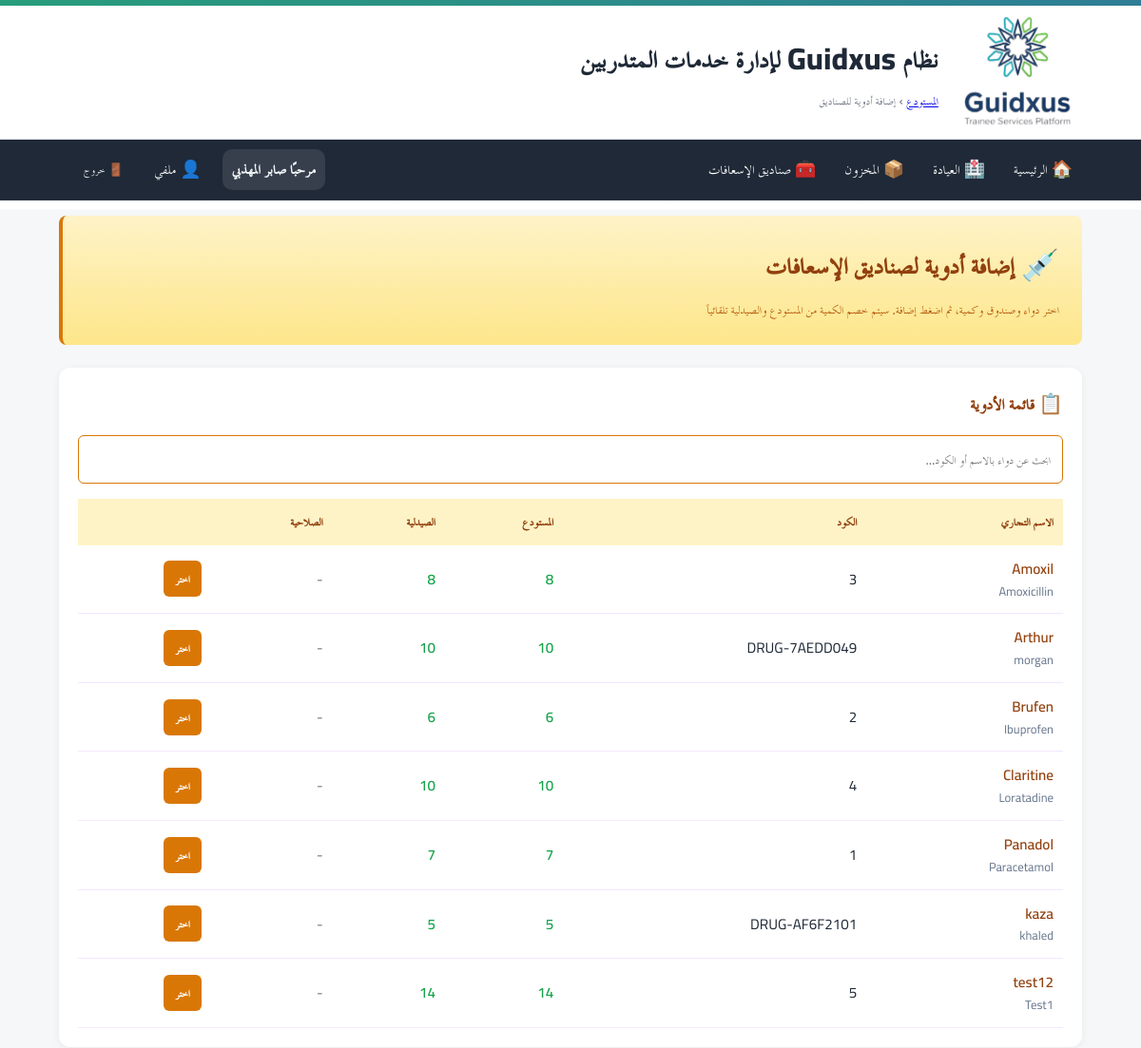
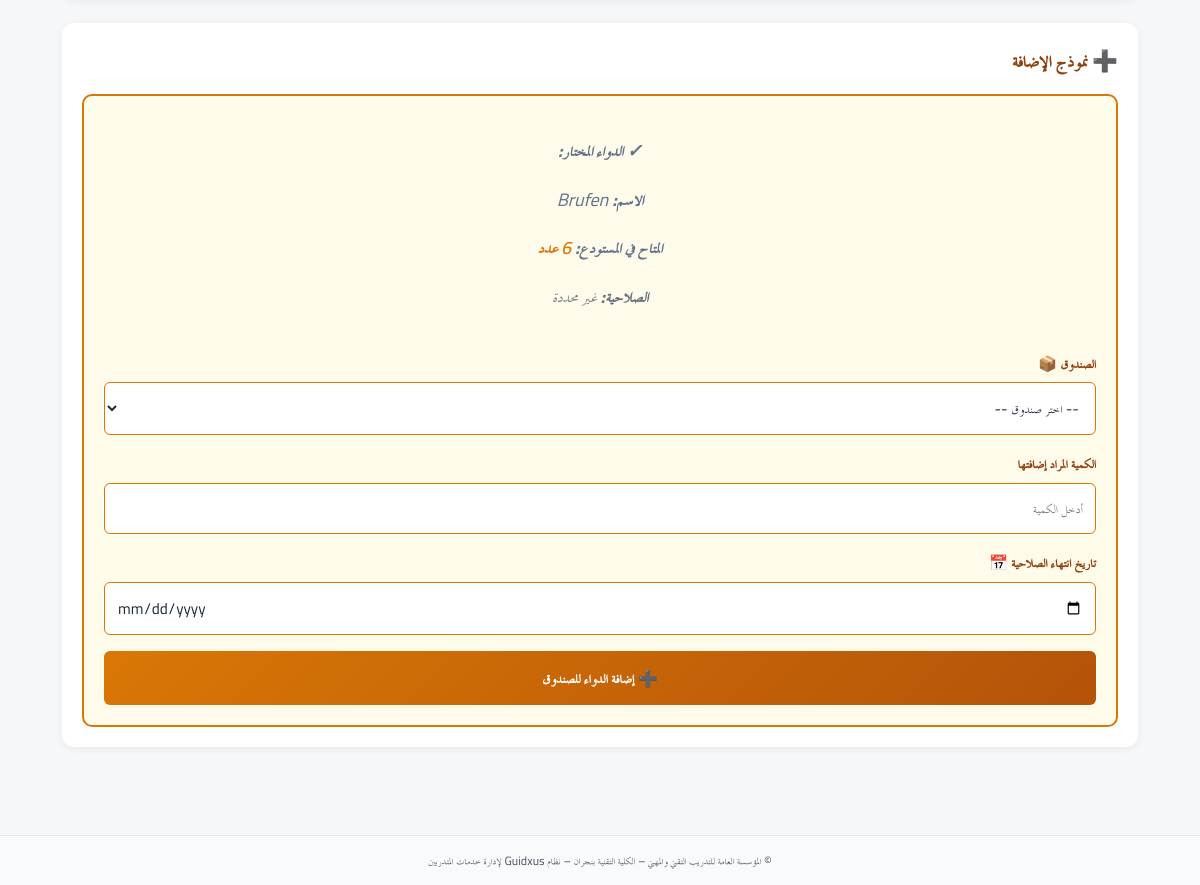
Screenshot of /inventory/supply-to-boxes?drug_id=1&drug_name=Brufen (signed in) with the database file from the repository (2 pictures, top to bottom).
### app/models.py (models this page shows)
class User(Base):
    __tablename__ = "users"
    id = Column(Integer, primary_key=True, autoincrement=True)
    full_name = Column(String(255), nullable=False)
    username = Column(String(100), unique=True, nullable=False, index=True)
    password_hash = Column(String(255), nullable=False)
    is_admin = Column(Boolean, default=False, nullable=False)   # سوبر أدمن (صلاحيات كاملة)
    is_college_admin = Column(Boolean, default=False, nullable=False)  # أدمن كلية (صلاحيات في نطاق كلية واحدة)
    college_admin_college = Column(String(255), nullable=True)  # الكلية التي يديرها أدمن الكلية
    is_hod = Column(Boolean, default=False, nullable=False)      # رئيس قسم؟
    is_doc = Column(Boolean, default=False, nullable=False)      # 👈 طبيب الكلية (جديد)
    hod_college = Column(String(255), nullable=True)             # كلية رئيس القسم (إن وُجد)
    is_active = Column(Boolean, default=True, nullable=False)
    must_change_password = Column(Boolean, default=True, nullable=False)  # يجب تغيير كلمة المرور عند أول دخول
    created_at = Column(DateTime, server_default=func.now(), nullable=False)
    updated_at = Column(DateTime, onupdate=func.now())
    headed_departments = relationship(
        "Department",
        back_populates="head_user",
        foreign_keys="Department.head_user_id",
        lazy="selectin",
    )

### tables this page shows
CREATE TABLE drugs (
            id INTEGER PRIMARY KEY AUTOINCREMENT,
            drug_code TEXT UNIQUE NOT NULL,
            trade_name TEXT NOT NULL,
            generic_name TEXT,
            strength TEXT,
            form TEXT,
            unit TEXT,
            reorder_level INTEGER DEFAULT 0,
            is_active BOOLEAN DEFAULT 1,
            created_at TIMESTAMP DEFAULT CURRENT_TIMESTAMP
        , manufacturer TEXT, created_by INTEGER, updated_by INTEGER, updated_at TIMESTAMP);

### app/routers/inventory.py (the view)
@router.get("/supply-to-boxes")
def supply_to_boxes_page(
    request: Request,
    msg: str = Query(default=None),
    drug_id: int = Query(default=None),
    drug_name: str = Query(default=None),
    user=Depends(require_doc),
    db: Session = Depends(get_db)
):
    drugs_data = db.execute(text('''
        SELECT
            d.id,
            d.drug_code,
            d.trade_name,
            d.generic_name,
            d.strength,
            d.form,
            d.unit,
            ws.balance_qty as warehouse_qty,
            ps.balance_qty as pharmacy_qty,
            MAX(fi.expiry_date) as expiry_date
        FROM drugs d
        LEFT JOIN warehouse_stock ws ON d.id = ws.drug_id
        LEFT JOIN pharmacy_stock ps ON d.id = ps.drug_id
        LEFT JOIN first_aid_box_items fi ON d.id = CAST(fi.drug_code AS INTEGER)
        GROUP BY d.id, d.drug_code, d.trade_name, d.generic_name, d.strength, d.form, d.unit
        ORDER BY d.trade_name
    ''')).fetchall()
    drugs = [
        {
            'id': row[0],
            'drug_code': row[1],
            'trade_name': row[2],
            'generic_name': row[3],
            'strength': row[4],
            'form': row[5],
            'unit': row[6],
            'warehouse_qty': row[7] or 0,
            'pharmacy_qty': row[8] or 0,
            'expiry_date': str(row[9]) if row[9] else None,
        }
        for row in drugs_data
    ]
    boxes = db.query(FirstAidBox).all()
    from datetime import date
    today = str(date.today())
    return templates.TemplateResponse("inventory/supply_to_boxes.html", {
        "request": request,
        "drugs": drugs,
        "boxes": boxes,
        "msg": msg,
        "preselected_drug_id": drug_id,
        "preselected_drug_name": drug_name,
        "today": today
    })

### app/templates/inventory/supply_to_boxes.html (shortened to what this page needs)
{% extends "base.html" %}
{% block breadcrumb %}
  <a href="/inventory/">المستودع</a> › <span>إضافة أدوية للصناديق</span>
{% endblock %}
{% block content %}
<div class="page-header">
  <h1 class="page-title">💉 إضافة أدوية لصناديق الإسعافات</h1>
  <p class="page-subtitle">اختر دواء وصندوق وكمية، ثم اضغط إضافة. سيتم خصم الكمية من المستودع والصيدلية تلقائياً</p>
</div>
<div class="main-content">
  <div class="section">
    <h2 class="section-title">📋 قائمة الأدوية</h2>
    <div class="search-bar">
      <input
        type="text"
        id="drugSearch"
        placeholder="ابحث عن دواء بالاسم أو الكود..."
      >
    </div>
    <div class="table-container">
      <table class="drugs-table">
        <thead>
          <tr>
            <th>الاسم التجاري</th>
            <th>الكود</th>
            <th>المستودع</th>
            <th>الصيدلية</th>
            <th>الصلاحية</th>
            <th></th>
          </tr>
        </thead>
        <tbody id="drugsTableBody">
          {% if drugs %}
            {% for drug in drugs %}
            <tr class="drug-row" data-drug-id="{{ drug.id }}">
              <td>
                <span class="drug-name">{{ drug.trade_name }}</span>
                {% if drug.generic_name %}
                  <div style="font-size: 0.8rem; color: #64748b;">{{ drug.generic_name }}</div>
                {% endif %}
              </td>
              <td>{{ drug.drug_code }}</td>
              <td>
                <span class="{% if drug.warehouse_qty < 5 %}qty-low{% else %}qty-normal{% endif %}">
                  {{ drug.warehouse_qty }}
                </span>
              </td>
              <td>
                <span class="{% if drug.pharmacy_qty < 5 %}qty-low{% else %}qty-normal{% endif %}">
                  {{ drug.pharmacy_qty }}
                </span>
              </td>
              <td>
                {% if drug.expiry_date %}
                  {% if drug.expiry_date < today %}
                    <span style="color: #dc2626; font-weight: 600;">⚠️ {{ drug.expiry_date }}</span>
                  {% else %}
                    <span style="color: #059669;">✅ {{ drug.expiry_date }}</span>
                  {% endif %}
                {% else %}
                  <span style="color: #6b7280;">-</span>
                {% endif %}
              </td>
              <td>
                <button
                  class="select-drug-btn"
                  onclick="selectDrug({{ drug.id }}, '{{ drug.trade_name }}', {{ drug.warehouse_qty }}, '{{ drug.unit }}', '{{ drug.expiry_date or '' }}')"
                >
                  اختر
                </button>
              </td>
            </tr>
            {% endfor %}
          {% else %}
            <tr>
              <td colspan="6" class="no-drug-message">لا توجد أدوية في النظام</td>
            </tr>
          {% endif %}
        </tbody>
      </table>
    </div>
  </div>
  <div class="section">
    <h2 class="section-title">➕ نموذج الإضافة</h2>
    <form class="action-form" onsubmit="submitAdd(event)">
      <div id="selectedDrugInfo" class="no-drug-message">اختر دواء من القائمة بجانبك</div>
      <div class="form-group">
        <label for="boxSelect">الصندوق 📦</label>
        <select id="boxSelect" name="box_id" required>
          <option value="">-- اختر صندوق --</option>
        </select>
      </div>
      <div class="form-group">
        <label for="quantityInput">الكمية المراد إضافتها</label>
        <input
          type="number"
          id="quantityInput"
          name="quantity"
          min="1"
          placeholder="أدخل الكمية"
          required
        >
      </div>
      <div class="form-group">
        <label for="expiryDateInput">تاريخ انتهاء الصلاحية 📅</label>
        <input
          type="date"
          id="expiryDateInput"
          name="expiry_date"
          placeholder="اختر التاريخ"
        >
      </div>
      <button type="submit" class="add-btn" id="addBtn" disabled>
        ➕ إضافة الدواء للصندوق
      </button>
    </form>
  </div>
</div>
{% endblock %}

### app/templates/base.html (shortened to what this page needs)
<!doctype html>
<html lang="ar" dir="rtl">
<head>
  <link rel="stylesheet" href="/static/css/app.css">
  <link rel="stylesheet" href="/static/css/custom.css">
</head>
<body>
  <header class="site-header">
    <div class="topband"></div>
    <div class="header-inner">
      {% if ui_logo_url %}
        <img src="{{ ui_logo_url }}" alt="{{ app_name or 'Logo' }}" class="logo">
      {% else %}
        <img src="/static/images/favicon.ico" alt="{{ app_name or 'Logo' }}" class="logo">
      {% endif %}
      <div class="titles">
        <h1 class="site-title">نظام Guidxus لإدارة خدمات المتدربين</h1>
        <div class="breadcrumb">{% block breadcrumb %}{% endblock %}</div>
      </div>
    </div>
  </header>
  <nav class="main-nav">
    <div class="nav-inner">
      <a href="/">🏠 الرئيسية</a>
      {% set cu = request.session.get('user') %}
      {% set display_name = (cu.get('full_name') if cu and cu.get('full_name') else (cu.get('username') if cu and cu.get('username') else 'مستخدم')) %}
      {% if cu %}
        {% if cu.get('is_doc') %}
          <a href="/clinic/">🏥 العيادة</a>
          <a href="/inventory/">📦 المخزون</a>
          <a href="/first-aid/">🧰 صناديق الإسعافات</a>
        {% endif %}
        <div class="navbar-right">
          <span class="greeting">مرحبًا {{ display_name }}</span>
          <a href="/profile/" class="btn-link" title="ملفي الشخصي">👤 ملفي</a>
          <form method="post" action="/auth/logout" style="margin:0;">
            <button class="btn-link btn-logout" title="تسجيل الخروج">🚪 خروج</button>
          </form>
        </div>
      {% else %}
        <div class="nav-spacer"></div>
        <a href="/auth/login">🔐 تسجيل الدخول</a>
      {% endif %}
    </div>
  </nav>
  <main class="container">
    {% block content %}{% endblock %}
  </main>
  <footer class="site-footer">
    <div class="container">
      <small>
        {{ ui_footer or "© المؤسسة العامة للتدريب التقني والمهني – الكلية التقنية بنجران – نظام Guidxus لإدارة خدمات المتدربين" }}
      </small>
    </div>
  </footer>
</body>
</html>

### app/static/css/app.css (style rules this page uses)
:root { --tvtc-green-1:#7EC6A4; --tvtc-green-2:#289D7B; --tvtc-blue-1:#6BB6C8; --tvtc-blue-2:#2F7E96; --tvtc-gray-1:#F5F7F8; --tvtc-gray-2:#E5E7EA; --tvtc-gray-3:#6B7280; --tvtc-black:#1F2937; --tvtc-ivory:#FAFAF7; }
* { box-sizing:border-box; font-family:"Cairo","TraditionalArabicCustom","MajallaCustom","Noto Kufi Arabic","Segoe UI",Arial,sans-serif; }
body { margin:0; background:linear-gradient(180deg,var(--tvtc-ivory),#fff 220px,var(--tvtc-gray-1) 221px); color:var(--tvtc-black); font-size:18px; line-height:1.7; }
.container { max-width:1100px; margin-inline:auto; padding:16px; }
.site-header { background:#fff; border-bottom:1px solid var(--tvtc-gray-2); }
.header-inner { display:flex; align-items:center; gap:16px; padding-block:12px; }
.logo { height:56px; width:auto; filter: drop-shadow(0 1px 0 rgba(0,0,0,.05)); }
.site-title { margin:0; color:var(--tvtc-blue-2); font-weight:700; letter-spacing:.3px; }
.breadcrumb { color:var(--tvtc-gray-3); font-size:.9rem; }
.topband { height:6px; background:linear-gradient(90deg,var(--tvtc-green-2),var(--tvtc-blue-2)); }
.site-footer { margin-top:40px; background:#fff; border-top:1px solid var(--tvtc-gray-2); padding:16px; color:var(--tvtc-gray-3); text-align:center; }
.main-nav { background: #1f2937; color: #fff; border-bottom: 1px solid rgba(255,255,255,.06); }
.main-nav .nav-inner { display: flex; gap: 10px; align-items: center; padding: 10px 12px; max-width: 1100px; margin: 0 auto; }
.main-nav a { color:#fff; text-decoration:none; padding:6px 10px; border-radius:8px; }
.main-nav form { margin-inline-start: auto; }
.btn-link { background: transparent; color: #fff; border: 0; cursor: pointer; padding: 6px 10px; border-radius: 8px; }

### app/static/css/custom.css (style rules this page uses)
.nav-inner a { display: inline-flex; align-items: center; gap: 6px; color: #fff; text-decoration: none; padding: 6px 10px; border-radius: 8px; }
.nav-inner .btn-link { display: inline-flex; align-items: center; gap: 6px; background: transparent; color: #fff; border: 0; cursor: pointer; padding: 6px 10px; border-radius: 8px; }
.navbar-right { display: flex; align-items: center; gap: 12px; }
.greeting { font-weight: 700; color: #f0f5f6; background: rgba(255, 255, 255, 0.10); padding: 6px 10px; border-radius: 10px; }
.btn-logout { margin-left: 40px; }
.btn-logout { margin-left: 16px; }
.site-footer { background: #f9fafb; padding: 12px 0; text-align: center; font-size: .9rem; color: #4b5563; }

### app/templates/base.html (style rules this page uses)
:root { --container: 1100px; }
.container { max-width: var(--container); margin: 0 auto; padding: 0 12px; }
.site-header .header-inner { display: flex; align-items: center; gap: 25px; padding: 10px 10px; width: 100%; }
.site-header .logo { height: 120px; width: auto; margin-right: 60px; background: transparent; }
.site-header .site-title { margin: 0; font-weight: 800; font-size: 2rem; color: #1f2937; }
.main-nav { background: #1f2937; color: #fff; border-bottom: 1px solid rgba(255,255,255,.06); }
.main-nav .nav-inner { display: flex; gap: 10px; align-items: center; padding: 10px 12px; max-width: var(--container); margin: 0 auto; }
.main-nav a { color:#fff; text-decoration:none; padding:6px 10px; border-radius:8px; }
.btn-link { background: transparent; color: #fff; border: 0; cursor: pointer; padding: 6px 10px; border-radius: 8px; }
main.container { padding-top: 16px; padding-bottom: 24px; }
.breadcrumb { color:#6b7280; font-size:.92rem; margin-top:4px; font-weight: normal; }
.site-footer { background:#f9fafb; padding:12px 0; text-align:center; font-size:.9rem; color:#4b5563; }

### rows the page displays
User: full_name "صابر المهذبي"
drugs: trade_name "Amoxil", generic_name "Amoxicillin", drug_code "3", warehouse_qty "8", pharmacy_qty "8"
drugs: trade_name "Arthur", generic_name "morgan", drug_code "DRUG-7AEDD049", warehouse_qty "10", pharmacy_qty "10"
drugs: trade_name "Brufen", generic_name "Ibuprofen", drug_code "2", warehouse_qty "6", pharmacy_qty "6"
drugs: trade_name "Claritine", generic_name "Loratadine", drug_code "4", warehouse_qty "10", pharmacy_qty "10"
drugs: trade_name "Panadol", generic_name "Paracetamol", drug_code "1", warehouse_qty "7", pharmacy_qty "7"
drugs: trade_name "kaza", generic_name "khaled", drug_code "DRUG-AF6F2101", warehouse_qty "5", pharmacy_qty "5"
drugs: trade_name "test12", generic_name "Test1", drug_code "5", warehouse_qty "14", pharmacy_qty "14"
